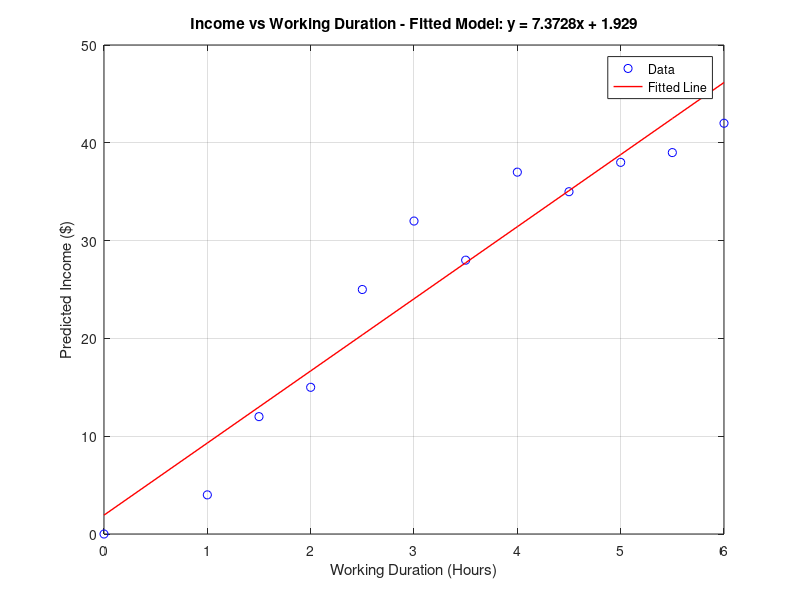

The MATLAB script that drew this image:
working_duration = 1:1/2:6
income = [4 12 15 25 32 28 37 35 38 39 42]

general_working_duration = [0 working_duration]
general_income = [0 income]

p = polyfit(general_working_duration, general_income, 1)

predicted_incomes = polyval(p, general_working_duration)
plot(general_working_duration, general_income, 'bo', general_working_duration, predicted_incomes, 'r-', 'LineWidth', 1);
hold on;
xlabel("Working Duration (Hours)");
ylabel("Predicted Income ($)");
title(['Income vs Working Duration - Fitted Model: y = ' num2str(p(1)) 'x + ' num2str(p(2))]);
legend('Data', 'Fitted Line');
grid on;
hold off;
